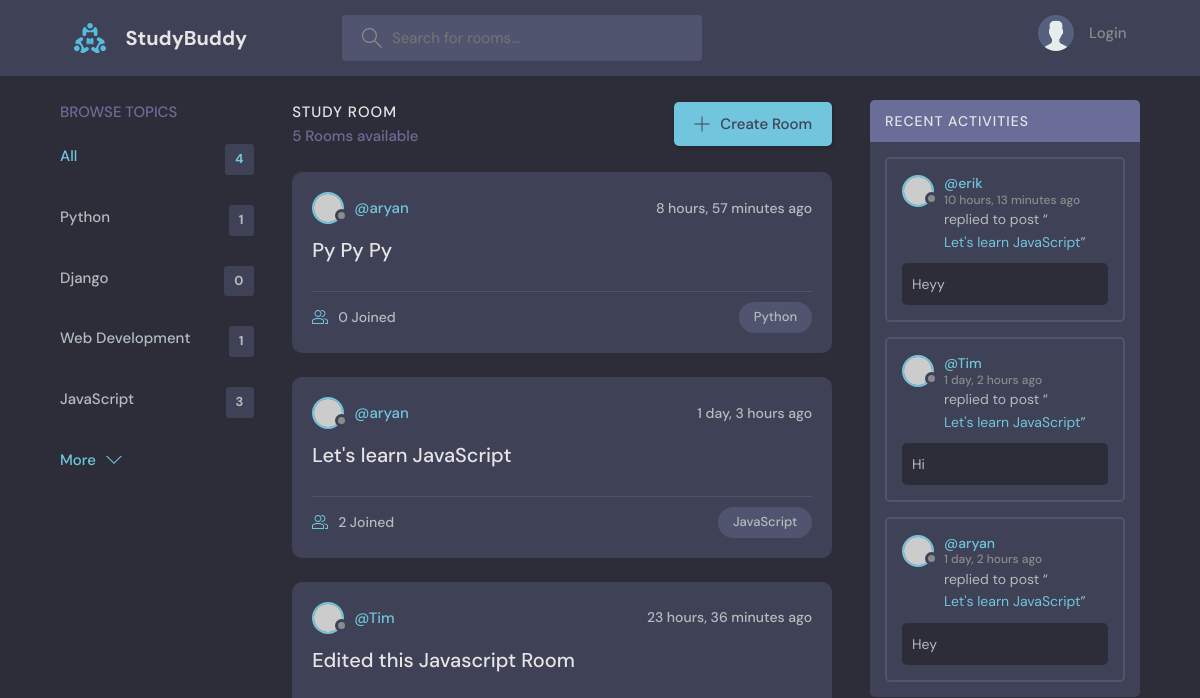
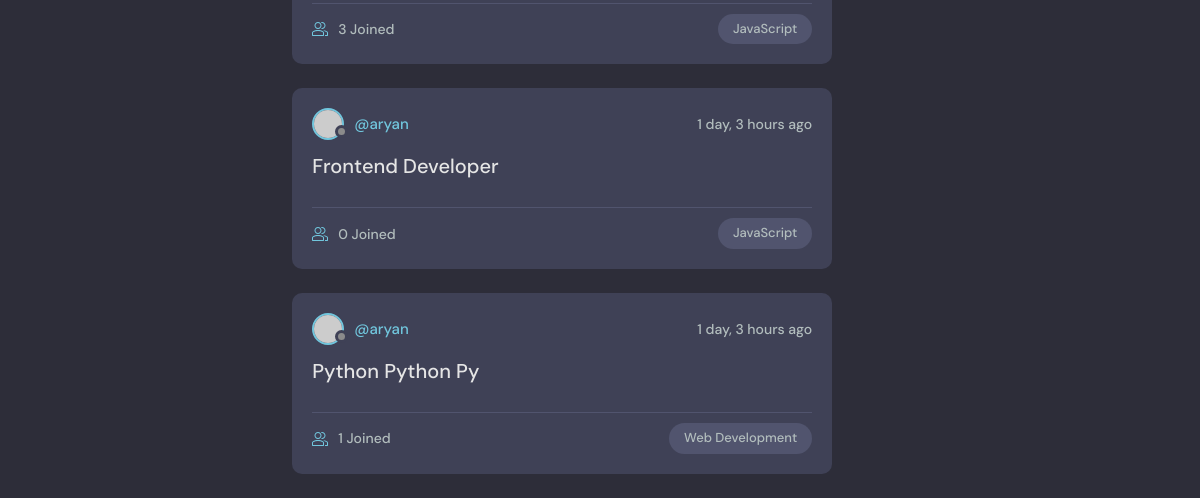
The app's page /, older data (2 pictures, top to bottom).
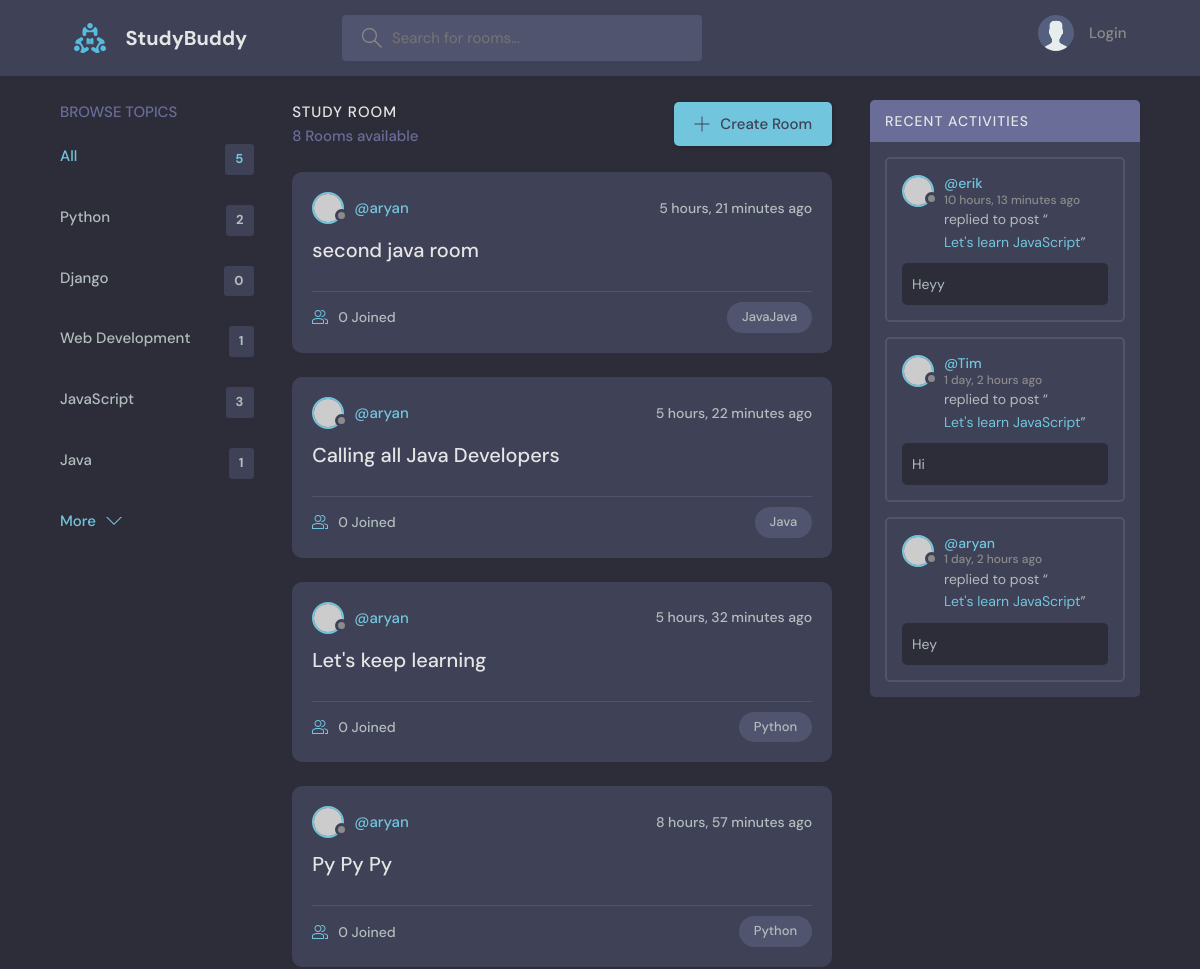
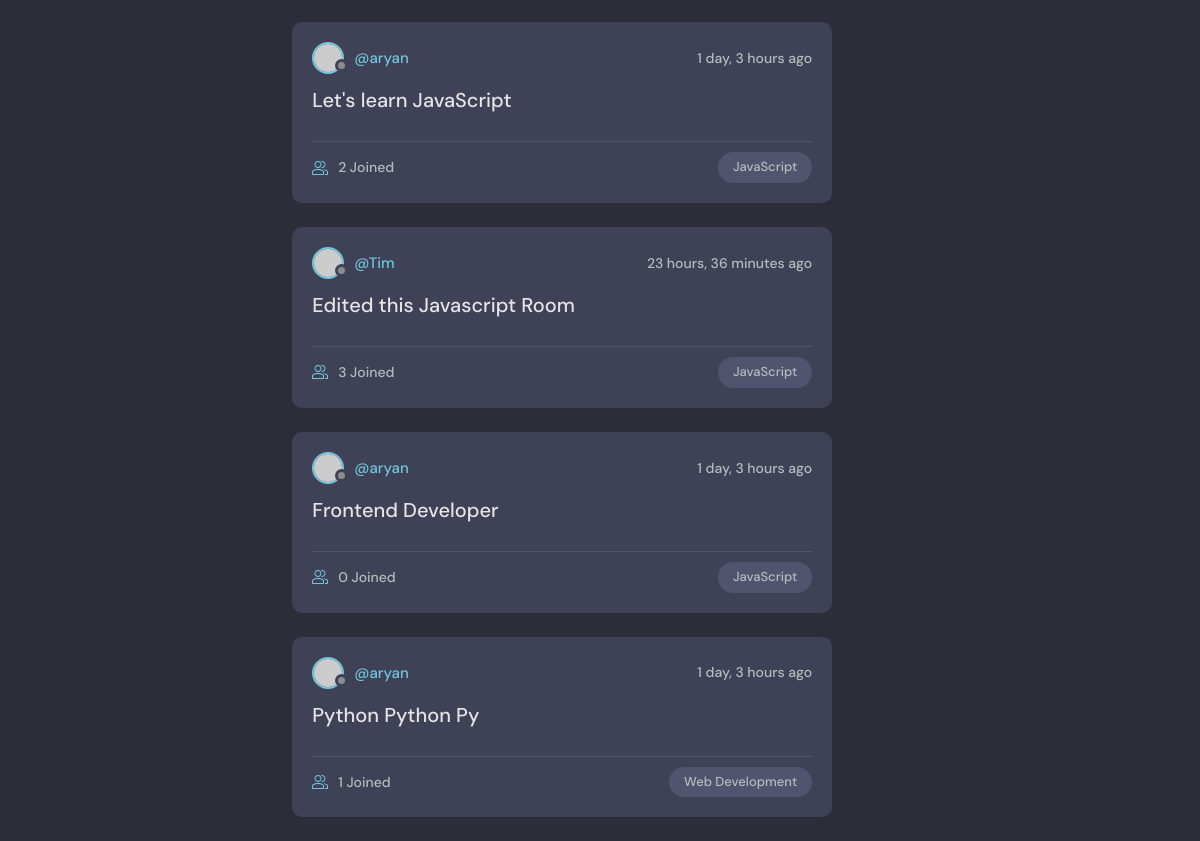
The same page, newer data (2 pictures, top to bottom).
### base/models.py (models this page shows, shortened)
class Topic(models.Model):
    name = models.CharField(max_length=200)

class Room(models.Model):
    host = models.ForeignKey(User, on_delete=models.SET_NULL, null=True)
    topic = models.ForeignKey(Topic, on_delete=models.SET_NULL, null=True)
    name = models.CharField(max_length=200)
    description = models.TextField(null=True, blank=True)
    participants = models.ManyToManyField(User, related_name='participants', blank=True)
    updated = models.DateTimeField(auto_now=True)       # Updated on every updation
    created = models.DateTimeField(auto_now_add=True)   # Only updated when created
    class Meta:
        ordering = ['-updated', '-created']
    def __str__(self):
        return self.name

class Message(models.Model):
    user = models.ForeignKey(User, on_delete=models.CASCADE)
    room = models.ForeignKey(Room, on_delete=models.CASCADE)
    body = models.TextField()
    updated = models.DateTimeField(auto_now=True)       # Updated on every updation
    created = models.DateTimeField(auto_now_add=True)   # Only updated when created
    class Meta:
        ordering = ['-updated', '-created']
    def __str__(self):
        return self.body[0:50]     #* Only the first 50 characters in the preview of message

### base/views.py (the view)
# urls.py: path('', views.home, name="home"),
def home(request):
    q = request.GET.get('q') if request.GET.get('q') != None else ''
    rooms = Room.objects.filter(
        Q(topic__name__icontains=q) |
        Q(name__icontains=q) |
        Q(description__icontains=q)
    )       # topic, name and description: All three are fields in the Room model
    topics = Topic.objects.all()[0:5]
    room_count = rooms.count()
    room_messages = Message.objects.filter(
        Q(room__topic__name__icontains=q)
    )
    context = {'rooms': rooms, 'topics': topics, 'room_count': room_count, 'room_messages': room_messages}
    return render(request, 'base/home.html', context)

### base/templates/base/home.html (shortened to what this page needs)
{% extends 'main.html' %}
{% block content %}
<main class="layout layout--3">
  <div class="container">
    {% include 'base/topics_component.html' %}
    <div class="roomList">
      <div class="roomList__header">
        <div>
          <h2>Study Room</h2>
          <p>{{ room_count }} Rooms available</p>
        </div>
        <a class="btn btn--main" href="{% url 'create-room' %}">
          <svg version="1.1" xmlns="http://www.w3.org/2000/svg" width="32" height="32" viewBox="0 0 32 32">
            <title>add</title>
            <path
              d="M16.943 0.943h-1.885v14.115h-14.115v1.885h14.115v14.115h1.885v-14.115h14.115v-1.885h-14.115v-14.115z"
            ></path>
          </svg>
          Create Room
        </a>
      </div>
      {% include 'base/feed_component.html' %}
    </div>
    {% include 'base/activity_component.html' %}
  </div>
</main>
{% endblock content %}

### base/templates/base/topics_component.html
<div class="topics">
    <div class="topics__header">
      <h2>Browse Topics</h2>
    </div>
    <ul class="topics__list">
      <li>
        <a href="{% url 'home' %}" class="active">All <span>{{ topics.count }}</span></a>
      </li>
      {% for topic in topics %}
        <li>
            <a href="{% url 'home' %}?q={{topic.name}}"> {{topic.name}} <span>{{ topic.room_set.all.count }}</span></a>
        </li>
      {% endfor %}
    </ul>
    <a class="btn btn--link" href="{% url 'topics' %}">
      More
      <svg version="1.1" xmlns="http://www.w3.org/2000/svg" width="32" height="32" viewBox="0 0 32 32">
        <title>chevron-down</title>
        <path d="M16 21l-13-13h-3l16 16 16-16h-3l-13 13z"></path>
      </svg>
    </a>
</div>

### base/templates/base/feed_component.html (shortened to what this page needs)
{% for room in rooms %}
<div class="roomListRoom">
    <div class="roomListRoom__header">
      <a href="{% url 'user-profile' room.host.id %}" class="roomListRoom__author">
        <div class="avatar avatar--small">
          <img src="https://randomuser.me/api/portraits/women/11.jpg" />
        </div>
        <span> @{{room.host.username}} </span>
      </a>
      <div class="roomListRoom__actions">
        <span>{{ room.created | timesince }} ago</span>
      </div>
    </div>
    <div class="roomListRoom__content">
      <a href="{% url 'room' room.id %}"> {{ room.name }} </a>
    </div>
    <div class="roomListRoom__meta">
      <a href="{% url 'room' room.id %}" class="roomListRoom__joined">
        {{ room.participants.all.count }} Joined
      </a>
      <p class="roomListRoom__topic">{{ room.topic.name }}</p>
    </div>
</div>
{% endfor %}

### base/templates/base/activity_component.html (shortened to what this page needs)
<div class="activities">
    <div class="activities__header">
      <h2>Recent Activities</h2>
    </div>
    {% for message in room_messages %}
    <div class="activities__box">
      <div class="activities__boxHeader roomListRoom__header">
        <a href="{% url 'user-profile' message.user.id %}" class="roomListRoom__author">
          <div class="avatar avatar--small">
            <img src="https://randomuser.me/api/portraits/women/11.jpg" />
          </div>
          <p>
            @{{message.user}}
            <span> {{message.created | timesince}} ago</span>
          </p>
        </a>
      </div>
      <div class="activities__boxContent">
        <p>replied to post “<a href="{% url 'room' message.room.id %}"> {{ message.room }} </a>”</p>
        <div class="activities__boxRoomContent">
            {{message}}
        </div>
      </div>
    </div>
    {% endfor %}
</div>

Row changes from the older to the newer data that the page shows:
computed for Topic "Python": room_set.all.count "1" → "2"
added Topic: name "Java", room_set.all.count "1"
added Room: host.username "aryan", created "5 hours, 21 minutes", name "second java room", participants.all.count "0", topic.name "JavaJava"
added Room: host.username "aryan", created "5 hours, 22 minutes", name "Calling all Java Developers", participants.all.count "0", topic.name "Java"
added Room: host.username "aryan", created "5 hours, 32 minutes", name "Let's keep learning", participants.all.count "0", topic.name "Python"
Text that changed along with them:
{{ topics.count }}: "4" → "5"
{{ room_count }}: "5" → "8"
